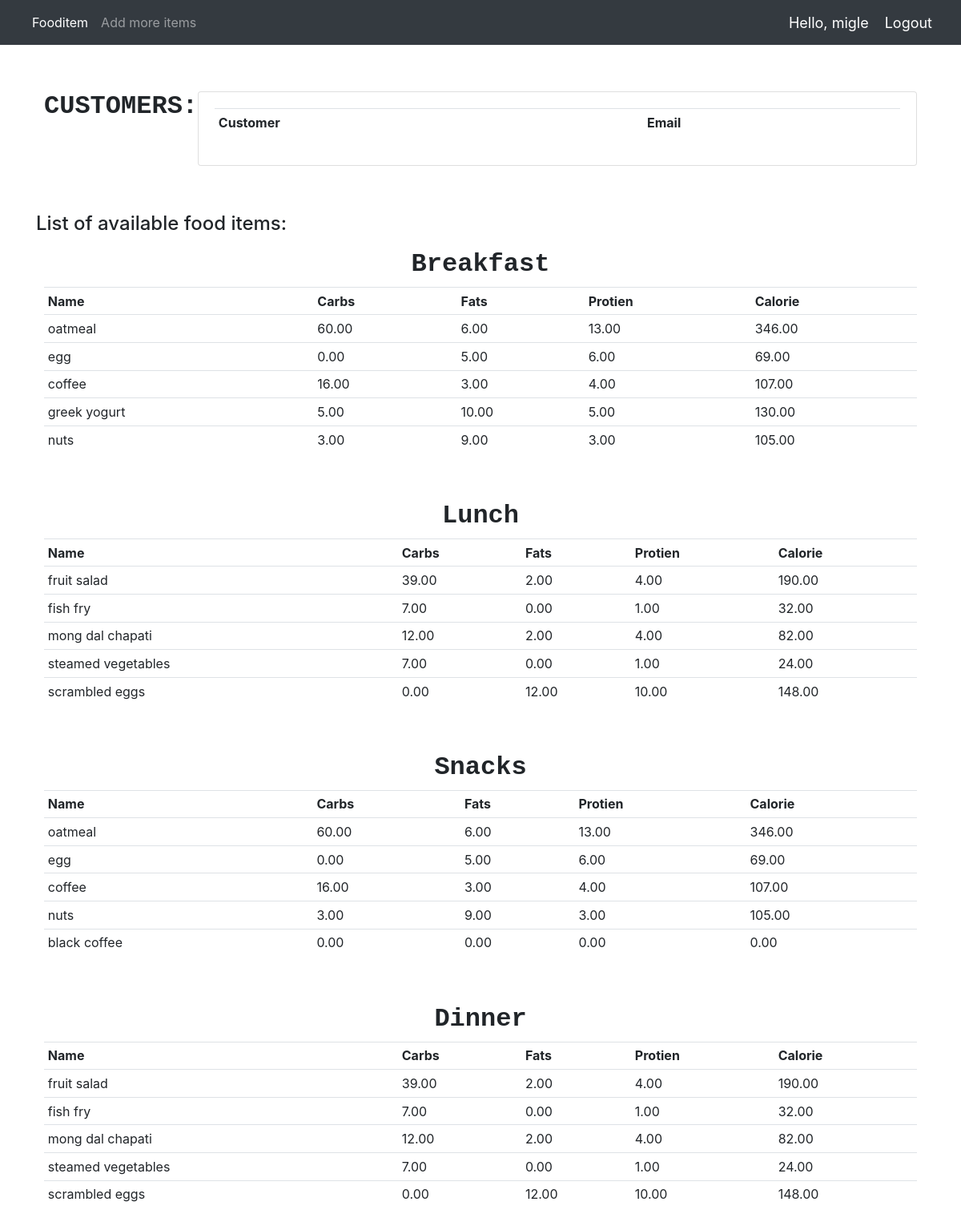
The app's page / (signed in) with its own data.
### Fityfeed/models.py (models this page shows, shortened)
class Fooditem(models.Model):
    name = models.CharField(max_length=200)
    category = models.ManyToManyField(Category)
    carbohydrate = models.DecimalField(max_digits=5,decimal_places=2,default=0)
    fats = models.DecimalField(max_digits=5,decimal_places=2,default=0)
    protein = models.DecimalField(max_digits=5,decimal_places=2,default=0)
    calorie=models.DecimalField(max_digits=5,decimal_places=2,default=0,blank=True)
    quantity = models.IntegerField(default=1,null=True,blank=True)

### Fityfeed/decorators.py (the view)
    def wrapper_func(request, *args, **kwargs):
        group = None
        if request.user.groups.exists():
            group = request.user.groups.all()[0].name
        if group == 'user':
            return redirect('userPage')
        elif group == 'admin':
            return view_func(request, *args, **kwargs)
        else:
            print(f"User Group: {group}")
            return HttpResponse("<h1>You are not allowed to access this page</h1>")

### Fityfeed/views.py (called while the page is built)
@login_required(login_url='login')
@admin_only
def home(request):
    breakfast=Category.objects.filter(name='breakfast')[0].fooditem_set.all()[:5]
    lunch=Category.objects.filter(name='lunch')[0].fooditem_set.all()[:5]
    dinner=Category.objects.filter(name='dinner')[0].fooditem_set.all()[:5]
    snacks=Category.objects.filter(name='snacks')[0].fooditem_set.all()[:5]
    customers=Customer.objects.all()
    context={'breakfast':breakfast,
              'lunch':lunch,
              'dinner':dinner,
              'snacks':snacks,
              'customers':customers,
            }
    return render(request,'main.html',context)

### Fityfeed/templates/main.html (shortened to what this page needs)
{% load static %}
<!DOCTYPE html>
<html lang="en">
<head>
    <link rel="stylesheet" href="https://stackpath.bootstrapcdn.com/bootstrap/4.5.0/css/bootstrap.min.css"0>
    <link rel="stylesheet" href="{% static 'css/main.css' %}">
</head>
<body>
    {% include 'navbar.html' %}
    <br>
    <br>
    <div class="container">
    {% block content %}
        <div class="flex-box-row">
            <h5 id="heading">CUSTOMERS:</h5>
            <br>
            <br>
            <div class="card card-body">
               <table class="table table-sm">
                    <tr>
                        <th>Customer</th>
                        <th>Email</th>
                    </tr>
                </table>
            </div>
        </div>
        <br><br>
    <h4>List of available food items:</h4>
        <div class="flex-box-row">
            <h5 id="heading">Breakfast</h5>
               <table class="table table-sm">
                    <tr>
                        <th>Name</th>
                        <th>Carbs</th>
                        <th>Fats</th>
                        <th>Protien</th>
                        <th>Calorie</th>
                    </tr>
                   {% for items in breakfast %}
                    <tr>
                        <td>{{items.name}} </td>
                        <td>{{items.carbohydrate}} </td>
                        <td>{{items.fats}} </td>
                        <td>{{items.protein}} </td>
                        <td>{{items.calorie}} </td>
                        </tr>
                    {% endfor %}
                </table>
        </div>
<br>
        <div class="flex-box-row">
            <h5 id="heading">Lunch</h5>
             <table class="table table-sm">
                    <tr>
                        <th>Name</th>
                        <th>Carbs</th>
                        <th>Fats</th>
                        <th>Protien</th>
                        <th>Calorie</th>
                    </tr>
                   {% for items in lunch %}
                    <tr>
                        <td>{{items.name}} </td>
                        <td>{{items.carbohydrate}} </td>
                        <td>{{items.fats}} </td>
                        <td>{{items.protein}} </td>
                        <td>{{items.calorie}} </td>
                        </tr>
                    {% endfor %}
                </table>
        </div>
        <br>
        <div class="flex-box-row">
            <h5 id="heading">Snacks</h5>
                <table class="table table-sm">
                    <tr>
                        <th>Name</th>
                        <th>Carbs</th>
                        <th>Fats</th>
                        <th>Protien</th>
                        <th>Calorie</th>
                    </tr>
                   {% for items in snacks %}
                    <tr>
                        <td>{{items.name}} </td>
                        <td>{{items.carbohydrate}} </td>
                        <td>{{items.fats}} </td>
                        <td>{{items.protein}} </td>
                        <td>{{items.calorie}} </td>
                        </tr>
                    {% endfor %}
                </table>
        </div>
        <br>
        <div class="flex-box-row">
            <h5 id="heading">Dinner</h5>
                <table class="table table-sm">
                    <tr>
                        <th>Name</th>
                        <th>Carbs</th>
                        <th>Fats</th>
                        <th>Protien</th>
                        <th>Calorie</th>
                    </tr>
                   {% for items in dinner %}
                    <tr>
                        <td>{{items.name}} </td>
                        <td>{{items.carbohydrate}} </td>
                        <td>{{items.fats}} </td>
                        <td>{{items.protein}} </td>
                        <td>{{items.calorie}} </td>
                        </tr>
                    {% endfor %}
                </table>
        </div>
<br>
    {% endblock %}
    </div>
</body>
</html>

### Fityfeed/templates/navbar.html (shortened to what this page needs)
{% load static%}
<nav class="navbar navbar-expand-lg navbar-dark bg-dark">
    <div class="collapse navbar-collapse" id="navbarSupportedContent">
    {% if request.user.is_staff %}
      <ul class="navbar-nav mr-auto">
        <li class="nav-item active">
          <a class="nav-link" href="{% url 'fooditem' %}">Fooditem<span class="sr-only">(current)</span></a>
        </li>
        <li class="nav-item">
          <a class="nav-link" href="{% url 'createfooditem' %}">Add more items</a>
        </li>
      </ul>
    {% endif %}
    </div>
    <span class="hello-msg">Hello, {{request.user}}</span>
    <span ><a  class="hello-msg" href="{% url 'logout' %}">Logout</a></span>
  </nav>

### static/css/main.css (style rules this page uses)
.flex-box-row { display:flex; padding : 10px; flex-wrap: wrap; justify-content: space-around; }
#heading { text-shadow: antiquewhite; font-family: 'Courier New', Courier, monospace; font-weight: 550; font-size: xx-large; text-align: left; }

### Fityfeed/templates/navbar.html (style rules this page uses)
.hello-msg { font-size: 18px; color: #fff; margin-right: 20px; }

### records on screen
Fooditem: name "oatmeal", carbohydrate "60.00", fats "6.00", protein "13.00", calorie "346.00"
Fooditem: name "egg", carbohydrate "0.00", fats "5.00", protein "6.00", calorie "69.00"
Fooditem: name "coffee", carbohydrate "16.00", fats "3.00", protein "4.00", calorie "107.00"
Fooditem: name "greek yogurt", carbohydrate "5.00", fats "10.00", protein "5.00", calorie "130.00"
Fooditem: name "nuts", carbohydrate "3.00", fats "9.00", protein "3.00", calorie "105.00"
Fooditem: name "fruit salad", carbohydrate "39.00", fats "2.00", protein "4.00", calorie "190.00"
Fooditem: name "fish fry", carbohydrate "7.00", fats "0.00", protein "1.00", calorie "32.00"
Fooditem: name "mong dal chapati", carbohydrate "12.00", fats "2.00", protein "4.00", calorie "82.00"
Fooditem: name "steamed vegetables", carbohydrate "7.00", fats "0.00", protein "1.00", calorie "24.00"
Fooditem: name "scrambled eggs", carbohydrate "0.00", fats "12.00", protein "10.00", calorie "148.00"
Fooditem: name "black coffee", carbohydrate "0.00", fats "0.00", protein "0.00", calorie "0.00"

### other values on screen
{{ request.user }} "migle"
